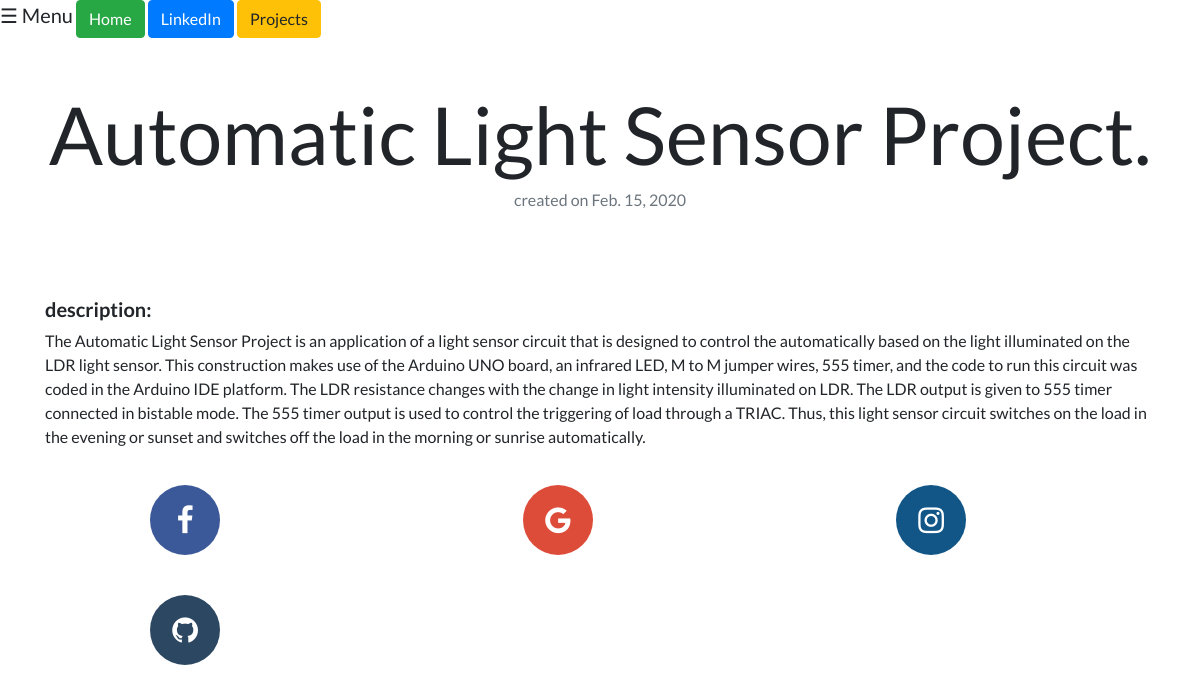
The app's page /blog/2/ with its own data.
### blog/models.py (models this page shows)
class Blog(models.Model):
    title=models.CharField(max_length=200)
    description=models.TextField()
    date=models.DateField()

### blog/views.py (the view)
# urls.py: path('<int:blog_id>/',views.detail,name='detail'),
def detail(request, blog_id):
    blog = get_object_or_404(Blog, pk=blog_id)
    return render(request, 'blog/detail.html',{'blog':blog})

### blog/templates/blog/detail.html
{% extends 'portfolio/base.html' %}
{% load static %}
{% block content %}
<h2 class="text-center mt-5" id="blogdetailtitle">{{blog.title}}</h2>
<h6 class="text-center text-muted mb-5">created on {{blog.date}}</h6>
<br>
{{blog.description|safe}}
{% endblock %}

### portfolio/static/portfolio/custom.css (style rules this page uses)
body { font-family: 'Lato', sans-serif; }
@media (min-width: 992px) { #blogdetailtitle { font-size: 5rem; } }

### portfolio/templates/portfolio/base.html (style rules this page uses)
body { font-family: 'Lato', sans-serif; }

### records on screen
Blog: title "Automatic Light Sensor Project.", date "Feb. 15, 2020", description "description: The Automatic Light Sensor Project is an application of a light sensor circuit that is designed to control the automatically based on the light illuminated on the LDR light sensor. This construction makes use of the Arduino UNO board, an infrared LED, M to M jumper wires, 555 timer, and the code to run this circuit was coded in the Arduino IDE platform. The LDR resistance changes with the change in light intensity illuminated on LDR. The LDR output is given to 555 timer connected in bistable mode. The 555 timer output is used to control the triggering of load through a TRIAC. Thus, this light sensor circuit switches on the load in the evening or sunset and switches off the load…"
